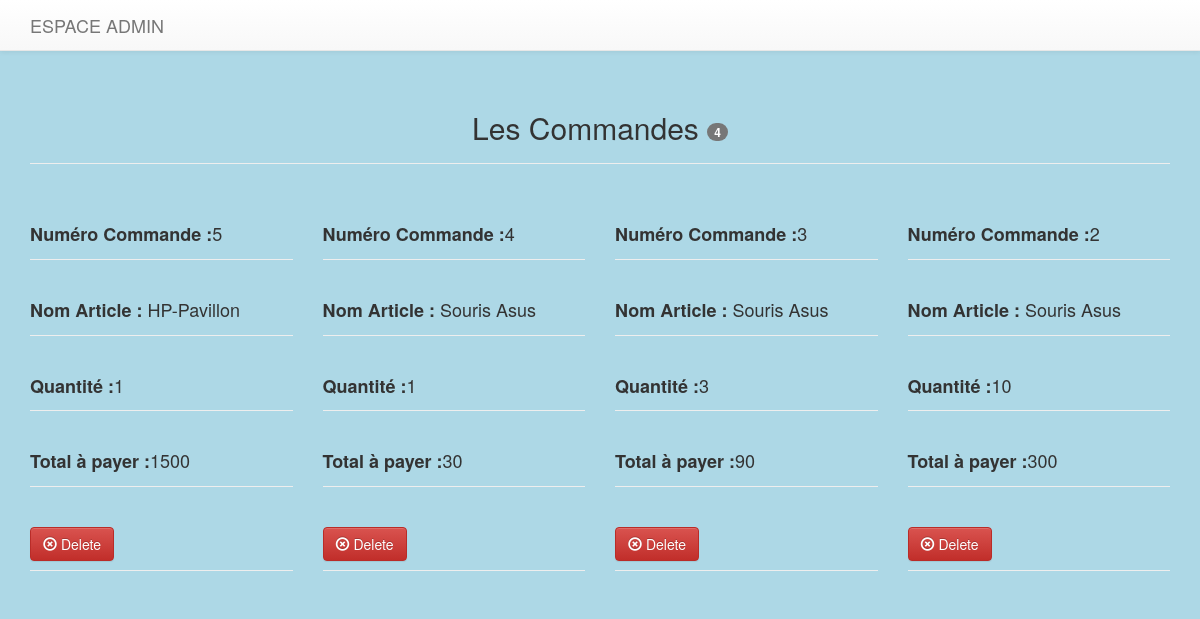
The page /SessionAdmin/GestionDesCommandes/index.php on the database its author committed.
### tables this page shows
CREATE TABLE IF NOT EXISTS `commandes` (
  `idCommande` int(11) NOT NULL AUTO_INCREMENT,
  `idArticle` int(11) NOT NULL,
  `Quantite` int(11) DEFAULT NULL,
  `prixTotal` int(11) DEFAULT NULL,
  PRIMARY KEY (`idCommande`)
);

CREATE TABLE IF NOT EXISTS `articles` (
  `idArticle` int(10) NOT NULL AUTO_INCREMENT,
  `nom` varchar(50) DEFAULT NULL,
  `description` varchar(2000) DEFAULT NULL,
  `image` varchar(200) DEFAULT NULL,
  `idCategorie` int(10) DEFAULT NULL,
  `prix` int(10) DEFAULT NULL,
  PRIMARY KEY (`idArticle`)
);

### SessionAdmin/dbconfig.php (called while the page is built, shortened)
<?php
	$DB_HOST = 'localhost';
	$DB_USER = 'root';
	$DB_PASS = '';
	$DB_NAME = 'gestion-vente';
	try{
		$DB_con = new PDO("mysql:host={$DB_HOST};dbname={$DB_NAME}",$DB_USER,$DB_PASS);
		$DB_con->setAttribute(PDO::ATTR_ERRMODE, PDO::ERRMODE_EXCEPTION);
	}
	catch(PDOException $e){
		echo $e->getMessage();
	}
        $cntCde_stmt = $DB_con->prepare('SELECT * FROM commandes ');
        $cntCde_stmt->execute();
        $nbrCde = $cntCde_stmt->rowCount();

### SessionAdmin/GestionDesCommandes/index.php (the view, shortened to what this page needs)
<?php
require_once '../dbconfig.php';
?>
<!DOCTYPE html PUBLIC "-//W3C//DTD XHTML 1.0 Transitional//EN" "http://www.w3.org/TR/xhtml1/DTD/xhtml1-transitional.dtd">
<html xmlns="http://www.w3.org/1999/xhtml">
<head>
    <link rel="stylesheet" href="bootstrap/css/bootstrap.min.css">
    <link rel="stylesheet" href="bootstrap/css/bootstrap-theme.min.css">
</head>
<body style="background-color: lightblue ; ">
<div class="navbar navbar-default navbar-static-top" role="navigation">
    <div class="container" >
<div class="navbar-header" align="center"> <a class="navbar-brand" href="../gestion.php" >ESPACE ADMIN</a>
</div>
 </div>
</div>
<div class="container">
    <div class="page-header">
        <h2  align="center">Les Commandes <span class="badge"><?php echo $nbrCde ?></span></h2>
    </div>
    <div class="row" >
        <?php
        $stmt = $DB_con->prepare('SELECT 	idCommande,idArticle,Quantite, prixTotal FROM Commandes ORDER BY idCommande DESC');
        $stmt->execute();
        if($stmt->rowCount() > 0)
        {
            while($row=$stmt->fetch(PDO::FETCH_ASSOC))
            {
                extract($row);
                ?>
                <div class="col-xs-3" >
                    <h4 class="page-header"> <label > Numéro Commande :</label><?php echo $idCommande ?></h4>
                    <?php
                    $stmt_selectAll = $DB_con->prepare("select * from commandes");
                    $stmt_selectAll->execute();
                    $tousLesArticles = $stmt_selectAll->fetchAll(PDO::FETCH_OBJ);
                    ?>
                    <h4 class="page-header"> <label > Nom Article  :</label>
                            <?php
                            $stmtArtc=$DB_con->prepare('select nom from Articles where idArticle=?');
                            $stmtArtc->bindParam(1,$idArticle,PDO::PARAM_INT);
   $stmtArtc->execute();
                            echo  $stmtArtc->fetch()[0];
   ?>
                       </h4>
                    <h4 class="page-header"> <label > Quantité :</label><?php echo $Quantite ?></h4>
                    <h4 class="page-header"> <label > Total à payer :</label><?php echo $prixTotal?></h4>
 <p class="page-header">
<span>
<a class="btn btn-danger" href="?delete_id=<?php echo $row['idCommande']; ?>" title="supprimer Commande" onclick="return confirm('sure to delete ?')"><span class="glyphicon glyphicon-remove-circle"></span> Delete</a>
</span> </p> </div>
                <?php
            }
        }
        ?>
    </div>
</div>
</body>
</html>

### rows shown on the page
commandes: idCommande "5", idArticle.nom "HP-Pavillon", Quantite "1", prixTotal "1500"
commandes: idCommande "4", idArticle.nom "Souris Asus", Quantite "1", prixTotal "30"
commandes: idCommande "3", idArticle.nom "Souris Asus", Quantite "3", prixTotal "90"
commandes: idCommande "2", idArticle.nom "Souris Asus", Quantite "10", prixTotal "300"

### other values the page prints
$nbrCde "4"
